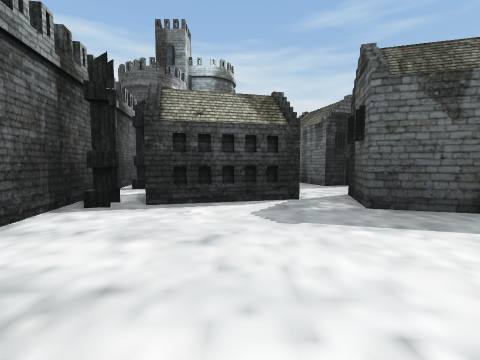
view 1 (above)

24 first-person views from a walk through a Unity game level. The camera is 1.5 m above the floor, tilts 4° down and sees 90° across. The floor is counted in squares, 2 m on a side. Each view is taken from the middle of a square. On the plan, view 1 faces up. The plan holds only what a view shows up to about 9 squares ahead; the rest is blank. The place goes on beyond the plan.

view 2
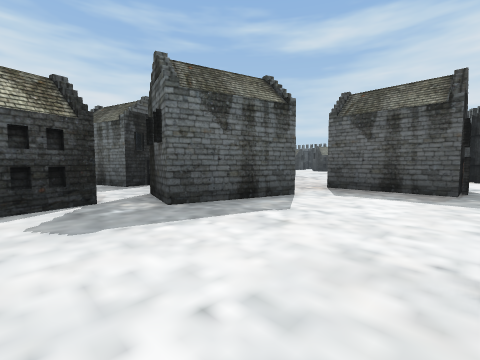

view 3
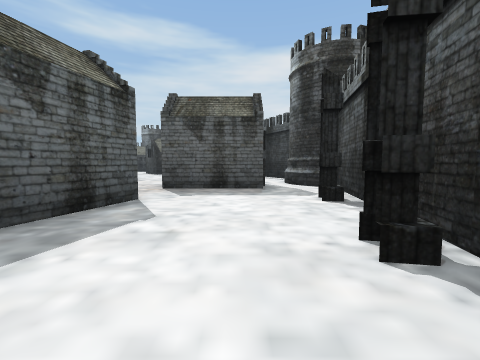

view 4
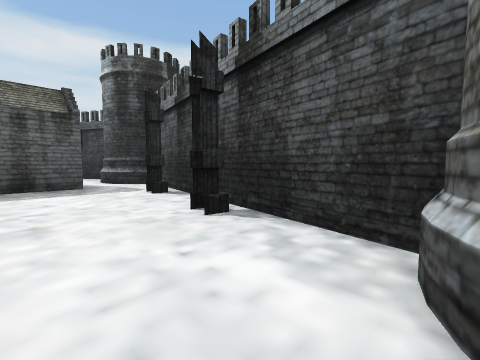

view 5
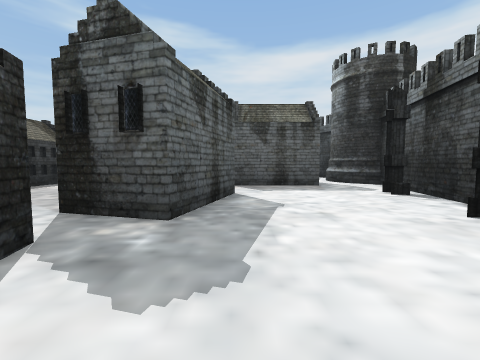

view 6
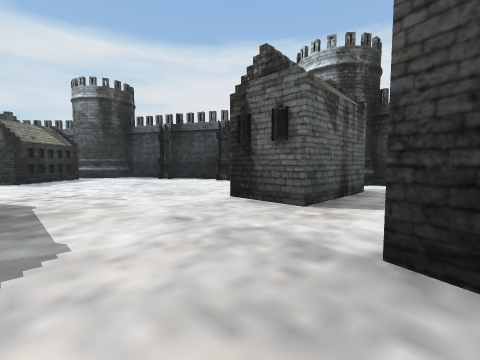

view 7
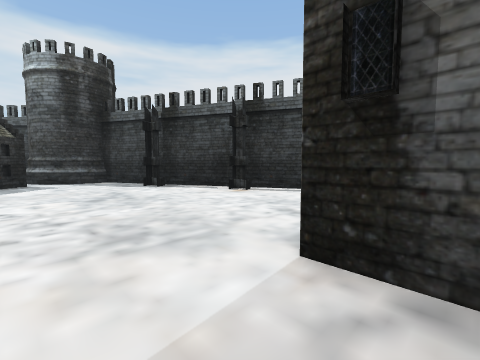

view 8
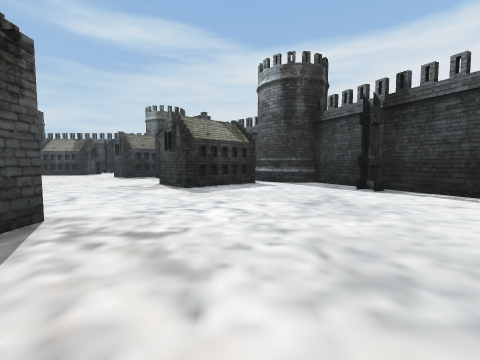

view 9
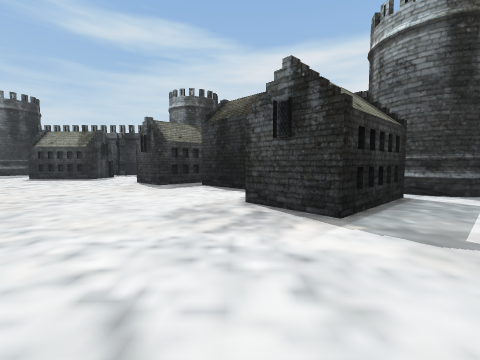

view 10
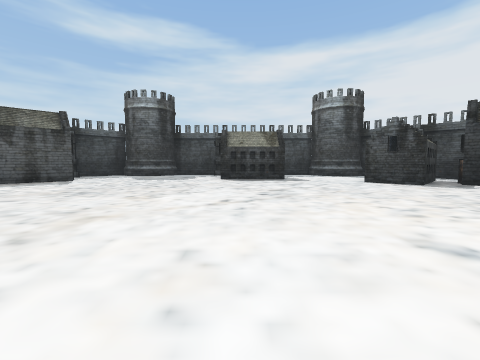

view 11
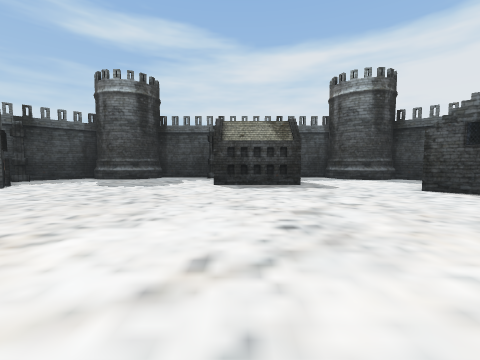

view 12
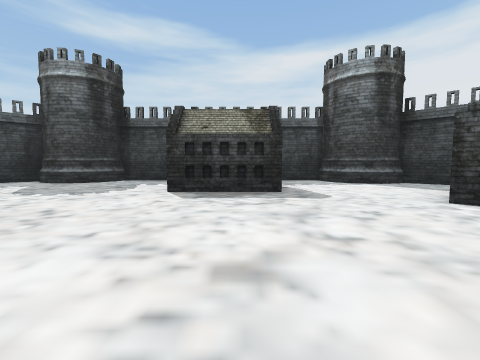

view 13
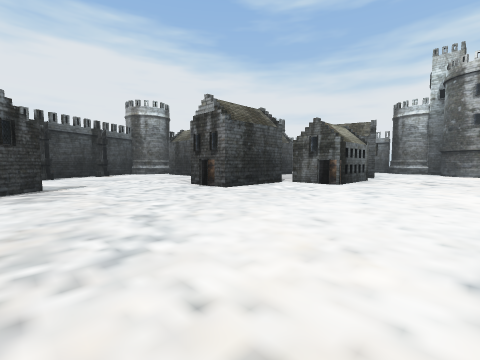

view 14
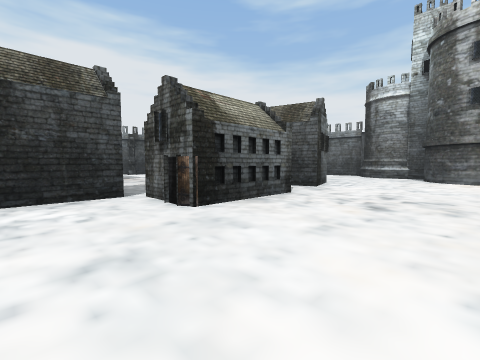

view 15
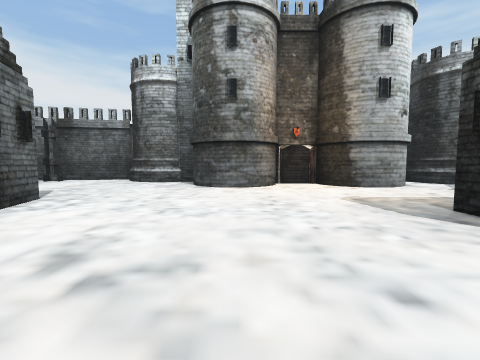

view 16
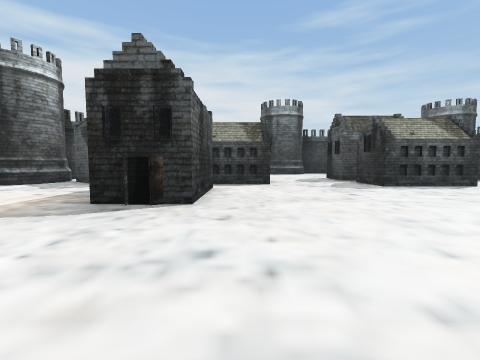

view 17
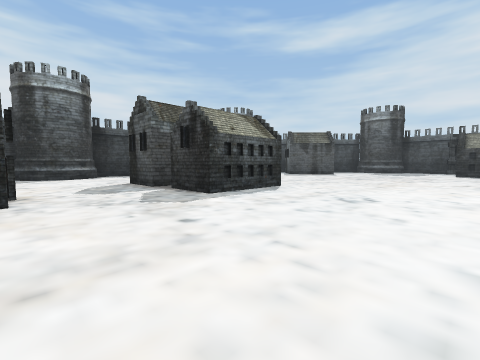

view 18
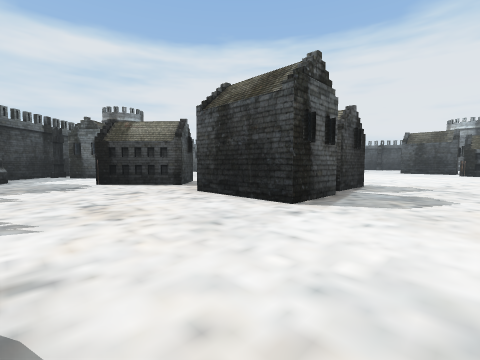

view 19
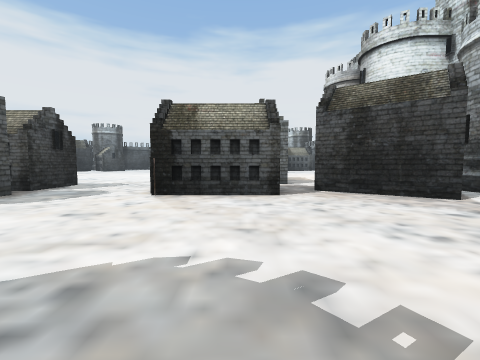

view 20
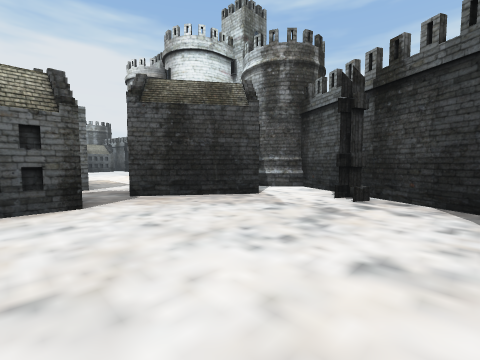

view 21
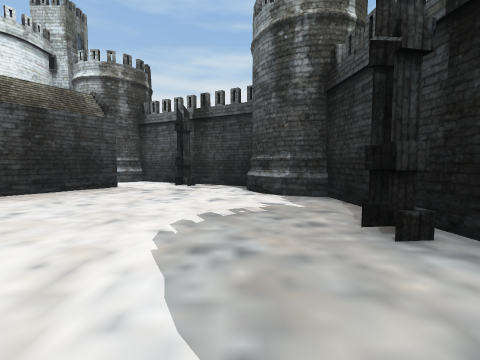

view 22
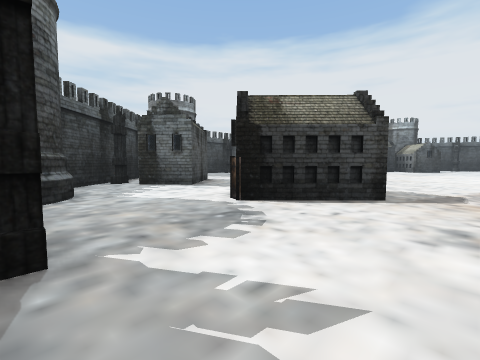

view 23
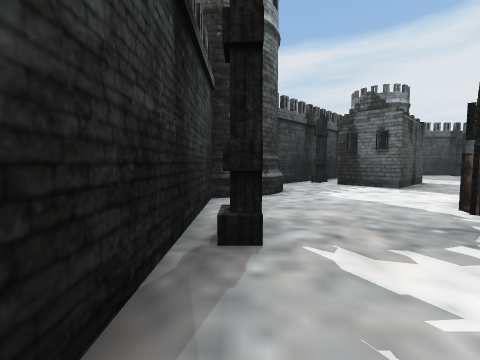

view 24
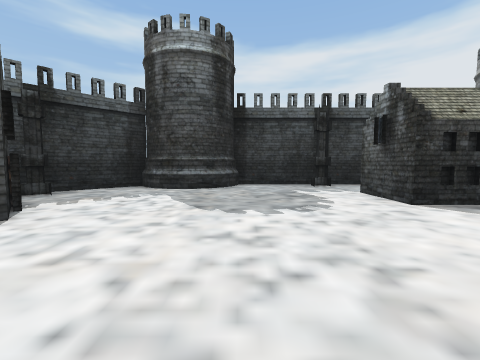

### Floor plan
Key: @ floor where view 1 was taken; # wall or solid block; x gap in a wall; . floor; O other object.
Columns run from 4 left of view 1 to 29 right of it. Each row starts with its distance up from view 1.
 32           #        # ####
 31       ###O..      ..O...#
 30       #.................##.#
 29     #.......................
 28     .......................O
 27   ##O................#O...##
 26   #............##O..## ...## .O##
 25   #.#..........   ..#   ...#O...#
 24   #x###.###O....  ...   ........#
 23   #..  O ###...## ...  ........##
 22   #... ........O##... .........O##
 21   ......##.......................#
 20    #....##.......................#
 19    #....##.......................#
 18   ##....O....................##.O
 17   #..........................  ..#
 16   ##.........     ...........
 15    #......................... O
 14    #............................
 13   ..............................
 12   ........................#....#
 11   ....###.###O............# ...#
 10   .... ##  ###............O  ..#
  9 # ... .#  ...###O........#O   .#
  8 #     .#O....  ##.......##    ##
  7  O    ...............#
  6  . O  .. ............O
  5 #..###.###............##
  4  O.....##O.............##
  3  #.........###.........#
  2   .........## ........##
  1    ........## ......O##
  0    #@.O.....O....O##
 -1    #####.O...#  #
 -2        ## ####

Where each view was taken, in squares from view 1:
view 1: 0 up, 0 right, facing up
view 2: 0 up, 0 right, facing up-right
view 3: 1 up, 0 right, facing right
view 4: 2 up, 1 left, facing down-right
view 5: 3 up, 1 left, facing right
view 6: 7 up, 5 right, facing down-right
view 7: 5 up, 8 right, facing down-right
view 8: 5 up, 9 right, facing right
view 9: 8 up, 13 right, facing right
view 10: 17 up, 13 right, facing right
view 11: 17 up, 16 right, facing right
view 12: 16 up, 18 right, facing right
view 13: 15 up, 17 right, facing down-left
view 14: 15 up, 11 right, facing down-left
view 15: 15 up, 7 right, facing left
view 16: 14 up, 6 right, facing up
view 17: 17 up, 7 right, facing up-right
view 18: 30 up, 8 right, facing down-right
view 19: 30 up, 5 right, facing down
view 20: 29 up, 5 right, facing down-left
view 21: 29 up, 8 right, facing left
view 22: 31 up, 14 right, facing down-right
view 23: 31 up, 14 right, facing right
view 24: 21 up, 20 right, facing right
